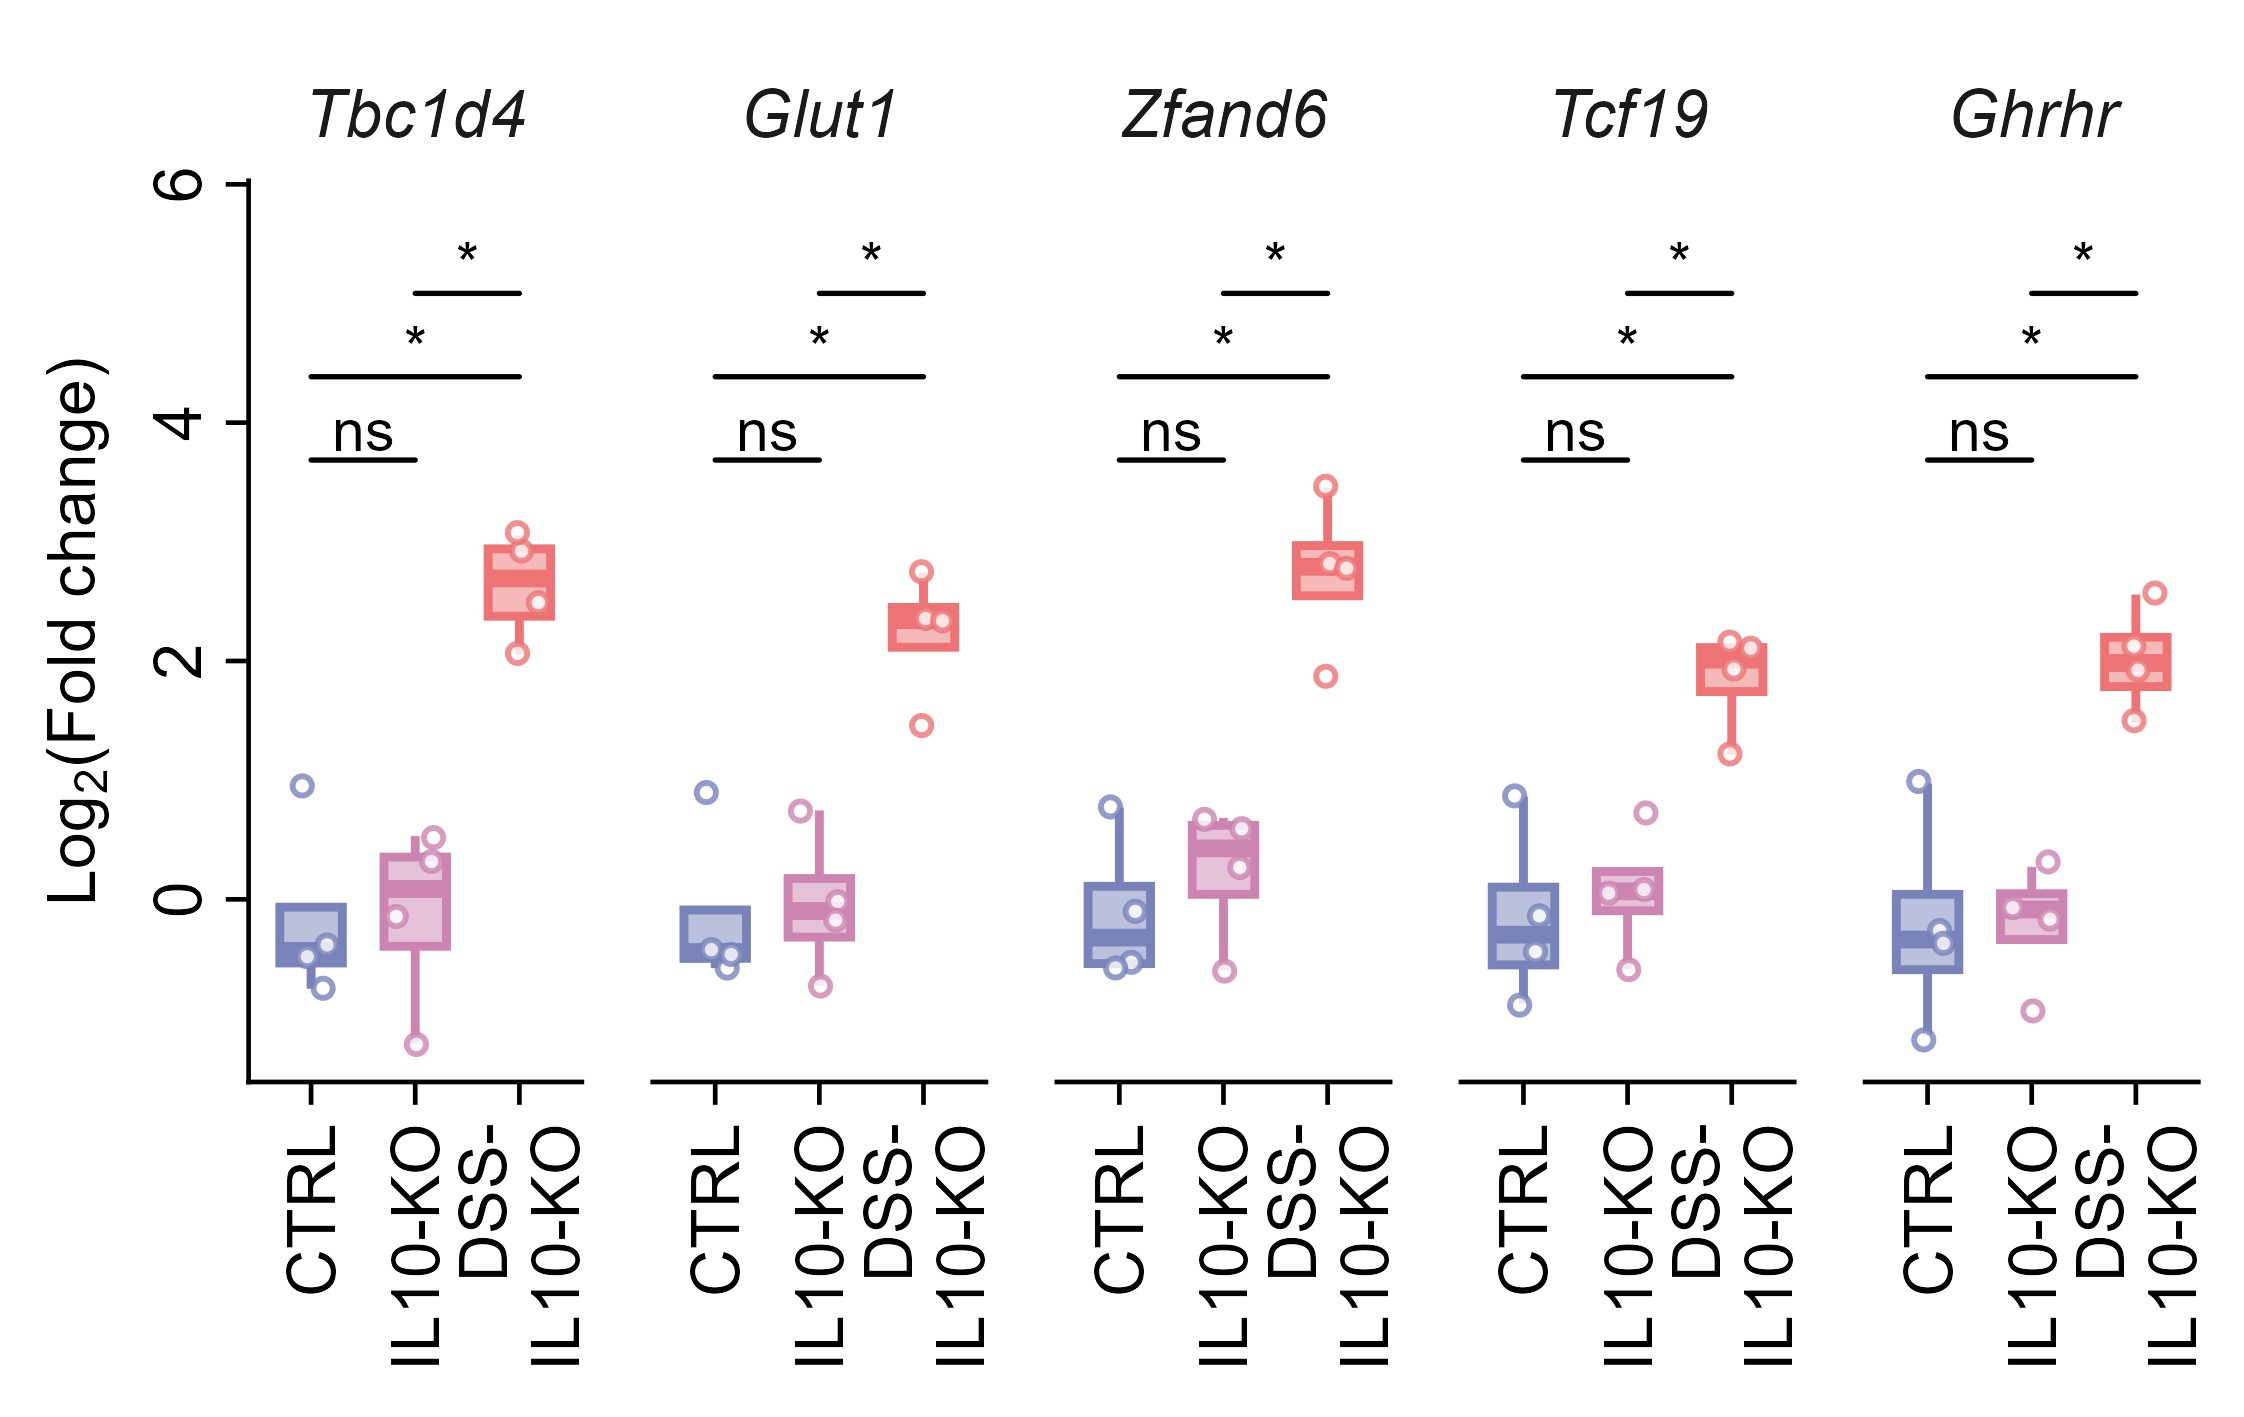

Write the R code that produced this figure.
# ============================================================
# Liver Gene Expression Analysis - Fig_4b
# FOLD CHANGE VERSION - Using facet_grid
# Integrated Script for Diabetologia Journal Submission
# Log2(Fold-change) relative to CTRL baseline
# Three groups: CTRL, IL10-KO, DSS-IL10-KO
# Five genes: Tbc1d4, Glut1, Zfand6, Tcf19, Ghrhr
# ============================================================

# 0) Clear workspace and set working directory
rm(list = ls())
# Set the working directory to this script's own folder before running
# (e.g. in RStudio: Session > Set Working Directory > To Source File Location)

# 1) Load required libraries
library(ggplot2)
library(dplyr)
library(tidyr)
library(ggpubr)
library(rstatix)

# 2) Define Diabetologia colour palette
diabetologia_colors <- c(
  "CTRL" = rgb(120, 131, 186, maxColorValue = 255),
  "IL10-KO" = rgb(204, 133, 177, maxColorValue = 255),
  "DSS-IL10-KO" = rgb(237, 115, 116, maxColorValue = 255)
)

# 3) Define liver genes for Fig_4b
genes_fig4b <- c("Tbc1d4", "Glut1", "Zfand6", "Tcf19", "Ghrhr")

# 4) Define comparisons
my_comparisons <- list(
  c("CTRL", "IL10-KO"),
  c("CTRL", "DSS-IL10-KO"),
  c("IL10-KO", "DSS-IL10-KO")
)

# ============================================================
# 5) Import and prepare data
# ============================================================
cat("\n=== LOADING LIVER GENE EXPRESSION DATA ===\n")
dat_raw <- read.csv("Fig_4b_Data_Liver_GeneExpr.csv", stringsAsFactors = FALSE)

# Filter for the 5 selected genes
dat_raw <- dat_raw %>%
  filter(Gene %in% genes_fig4b) %>%
  select(Group, Gene, Relative_expression, Tissue)

# Convert to numeric and factor
dat_raw$Relative_expression <- as.numeric(dat_raw$Relative_expression)
dat_raw$Group <- factor(dat_raw$Group, levels = c("CTRL", "IL10-KO", "DSS-IL10-KO"))
dat_raw$Gene <- factor(dat_raw$Gene, levels = genes_fig4b)

cat("Total observations (raw):", nrow(dat_raw), "\n")
cat("Genes:", paste(genes_fig4b, collapse = ", "), "\n")

# ============================================================
# 6) Calculate FOLD CHANGE relative to CTRL mean
# ============================================================
cat("\n=== CALCULATING FOLD CHANGE ===\n")

# Calculate CTRL mean for each gene
ctrl_means <- dat_raw %>%
  filter(Group == "CTRL") %>%
  group_by(Gene) %>%
  summarise(
    CTRL_mean = mean(Relative_expression, na.rm = TRUE),
    CTRL_n = sum(!is.na(Relative_expression)),
    .groups = 'drop'
  )

cat("\nCTRL baseline means:\n")
print(ctrl_means)

# Calculate fold change for each sample
dat_fc <- dat_raw %>%
  left_join(ctrl_means, by = "Gene") %>%
  mutate(
    Fold_Change = Relative_expression / CTRL_mean,
    Log2_Fold_Change = log2(Fold_Change)
  ) %>%
  filter(!is.na(Log2_Fold_Change)) # Remove NA values

cat("\nTotal observations after fold change calculation:", nrow(dat_fc), "\n")

# Check sample sizes
cat("\nSample sizes per gene per group:\n")
print(table(dat_fc$Gene, dat_fc$Group))

# ============================================================
# 7) Create faceted boxplot using facet_grid
# ============================================================
cat("\n=== GENERATING FACETED PLOT ===\n")

# Create custom x-axis labels
x_labels <- c("CTRL" = "CTRL",
              "IL10-KO" = "IL10-KO",
              "DSS-IL10-KO" = "DSS-\nIL10-KO")

# Create the plot
plot_fig4b <- ggboxplot(
  dat_fc,
  x = "Group",
  y = "Log2_Fold_Change",
  color = "Group",
  fill = "Group",
  alpha = 0.5,
  add = "jitter",
  add.params = list(color = "Group", shape = 21,
                    fill = "white", size = 0.75, alpha = 0.8),
  palette = diabetologia_colors,
  outlier.shape = NA,
  width = 0.6
) +
  facet_grid(~ Gene, scales = "fixed") +
  scale_color_manual(values = diabetologia_colors) +
  scale_fill_manual(values = diabetologia_colors) +
  labs(
    y = expression(paste("Log"[2], "(Fold change)")),
    x = NULL
  ) +
  scale_x_discrete(labels = x_labels) +
  theme_classic() +
  theme(
    legend.position = "none",
    strip.text.x = element_text(size = 8, face = "italic"),
    strip.background = element_blank(),
    axis.title.y = element_text(size = 8),
    axis.title.x = element_blank(),
    axis.text.x = element_text(size = 8, colour = "black",
                               angle = 90, hjust = 1, vjust = 0.5),
    axis.text.y = element_text(size = 8, colour = "black",
                               angle = 90, hjust = 0.5),
    axis.line = element_line(colour = "black", linewidth = 0.75 / .pt),
    axis.ticks = element_line(colour = "black", linewidth = 0.75 / .pt),
    panel.spacing = unit(0.3, "cm")
  ) +
  stat_compare_means(
    comparisons = my_comparisons,
    method = "wilcox.test",
    label = "p.signif",
    paired = FALSE,
    tip.length = 0.0,
    step.increase = 0.15,
    size = 2.5,
    bracket.size = 0.3
  ) +
  scale_y_continuous(
    n.breaks = 4,
    expand = expansion(mult = c(0.05, 0.15))
  )

# Display plot
print(plot_fig4b)

# ============================================================
# 8) Save plot in multiple formats
# ============================================================
cat("\n=== SAVING PLOT FILES ===\n")

ggsave(
  filename = "Fig_4b_FoldChange_Liver_GeneExpr.png",
  plot = plot_fig4b,
  scale = 1, width = 9.5, height = 6,
  units = "cm", dpi = 600, limitsize = FALSE
)

ggsave(
  filename = "Fig_4b_FoldChange_Liver_GeneExpr.svg",
  plot = plot_fig4b,
  scale = 1, width = 9.5, height = 6,
  units = "cm", limitsize = FALSE
)

cat("✓ Plots saved\n")

# ============================================================
# 9) Statistical analysis with BH correction
# ============================================================
cat("\n=== PERFORMING STATISTICAL ANALYSIS ===\n")

posthoc_result <- dat_fc %>%
  group_by(Gene) %>%
  wilcox_test(Log2_Fold_Change ~ Group,
              comparisons = my_comparisons) %>%
  adjust_pvalue(method = "BH") %>%
  add_significance("p.adj") %>%
  mutate(
    p = signif(p, 3),
    p.adj = signif(p.adj, 3)
  )

cat("\nStatistical test results with BH-adjusted p-values:\n")
print(posthoc_result)

write.csv(
  posthoc_result,
  file = "Fig_4b_Posthoc_FoldChange_BH_corrected.csv",
  row.names = FALSE
)

cat("✓ Statistical results saved\n")

# ============================================================
# 10) Summary statistics
# ============================================================
cat("\n=== CALCULATING SUMMARY STATISTICS ===\n")

summary_stats <- dat_fc %>%
  group_by(Gene, Group) %>%
  summarise(
    n = n(),
    mean_Log2FC = round(mean(Log2_Fold_Change, na.rm = TRUE), 3),
    sd_Log2FC = round(sd(Log2_Fold_Change, na.rm = TRUE), 3),
    sem_Log2FC = round(sd_Log2FC / sqrt(n), 3),
    mean_FC = round(2^mean_Log2FC, 2), # Convert back to fold change
    .groups = 'drop'
  )

cat("\nSummary statistics (Log2 and linear fold change):\n")
print(summary_stats)

write.csv(
  summary_stats,
  file = "Fig_4b_Summary_FoldChange_Liver_GeneExpr.csv",
  row.names = FALSE
)

# Also save the fold change data
write.csv(
  dat_fc %>% select(Group, Gene, Relative_expression, Fold_Change, Log2_Fold_Change),
  file = "Fig_4b_FoldChange_Data.csv",
  row.names = FALSE
)

cat("✓ Summary statistics saved\n")

# ============================================================
# 11) Summary
# ============================================================
cat("\n", rep("=", 70), "\n", sep = "")
cat("ANALYSIS COMPLETE - LIVER GENES (FOLD CHANGE)\n")
cat(rep("=", 70), "\n", sep = "")

cat("\nGenerated files:\n")
cat("  Figures:\n")
cat("    - Fig_4b_FoldChange_Liver_GeneExpr.png (600 dpi, 9.5×6 cm)\n")
cat("    - Fig_4b_FoldChange_Liver_GeneExpr.svg (vector format)\n")
cat("  Data tables:\n")
cat("    - Fig_4b_Posthoc_FoldChange_BH_corrected.csv\n")
cat("    - Fig_4b_Summary_FoldChange_Liver_GeneExpr.csv\n")
cat("    - Fig_4b_FoldChange_Data.csv\n")

cat("\nKey features:\n")
cat("  ✓ Log2(Fold change) relative to CTRL baseline\n")
cat("  ✓ facet_grid layout (5 panels, 1 row)\n")
cat("  ✓ Shared y-axis across all genes\n")
cat("  ✓ DSS-\\nIL10-KO label with line break\n")
cat("  ✓ Diabetologia formatting\n")
cat("  ✓ BH correction for multiple comparisons\n")
cat("  ✓ Statistical significance stars on plot\n")

cat("\nGenes analysed:\n")
cat("  ", paste(genes_fig4b, collapse = ", "), "\n")
cat(rep("=", 70), "\n", sep = "")
